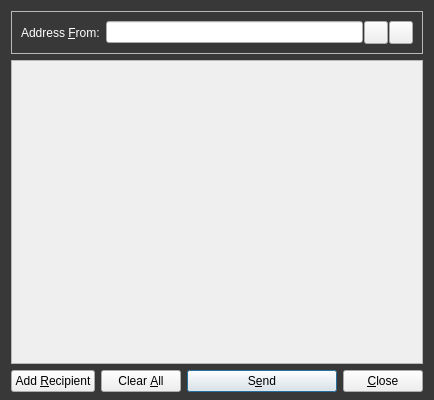
<?xml version="1.0" encoding="UTF-8"?>
<ui version="4.0">
 <class>SendMessagesDialog</class>
 <widget class="QDialog" name="SendMessagesDialog">
  <property name="geometry">
   <rect>
    <x>0</x>
    <y>0</y>
    <width>250</width>
    <height>400</height>
   </rect>
  </property>
  <property name="windowTitle">
   <string>Send Messages</string>
  </property>
  <property name="styleSheet">
   <string notr="true">#SendMessagesDialog { background-color: #383838; }</string>
  </property>
  <layout class="QVBoxLayout" name="verticalLayout" stretch="0,1,0">
   <property name="bottomMargin">
    <number>8</number>
   </property>
   <item>
    <widget class="QFrame" name="frameAddressFrom">
     <property name="sizePolicy">
      <sizepolicy hsizetype="Expanding" vsizetype="Expanding">
       <horstretch>0</horstretch>
       <verstretch>0</verstretch>
      </sizepolicy>
     </property>
     <property name="maximumSize">
      <size>
       <width>16777215</width>
       <height>16777215</height>
      </size>
     </property>
     <property name="frameShape">
      <enum>QFrame::StyledPanel</enum>
     </property>
     <property name="frameShadow">
      <enum>QFrame::Sunken</enum>
     </property>
     <layout class="QHBoxLayout" name="horizontalLayout_3">
      <item>
       <widget class="QLabel" name="addressFromLabel">
        <property name="styleSheet">
         <string notr="true">color: #ffffff;</string>
        </property>
        <property name="text">
         <string>Address &amp;From:</string>
        </property>
        <property name="buddy">
         <cstring>addressFrom</cstring>
        </property>
       </widget>
      </item>
      <item>
       <layout class="QHBoxLayout" name="horizontalLayout_4">
        <property name="spacing">
         <number>1</number>
        </property>
        <item>
         <widget class="QValidatedLineEdit" name="addressFrom"/>
        </item>
        <item>
         <widget class="QToolButton" name="addressBookButton">
          <property name="toolTip">
           <string>Choose address from address book</string>
          </property>
          <property name="text">
           <string/>
          </property>
          <property name="icon">
           <iconset resource="../bitcoin.qrc">
            <normaloff>:/icons/address-book</normaloff>:/icons/address-book</iconset>
          </property>
          <property name="shortcut">
           <string>Alt+A</string>
          </property>
         </widget>
        </item>
        <item>
         <widget class="QToolButton" name="pasteButton">
          <property name="toolTip">
           <string>Paste address from clipboard</string>
          </property>
          <property name="text">
           <string/>
          </property>
          <property name="icon">
           <iconset resource="../bitcoin.qrc">
            <normaloff>:/icons/editpaste</normaloff>:/icons/editpaste</iconset>
          </property>
          <property name="shortcut">
           <string>Alt+P</string>
          </property>
         </widget>
        </item>
       </layout>
      </item>
     </layout>
    </widget>
   </item>
   <item>
    <widget class="QScrollArea" name="scrollArea">
     <property name="widgetResizable">
      <bool>true</bool>
     </property>
     <widget class="QWidget" name="scrollAreaWidgetContents">
      <property name="geometry">
       <rect>
        <x>0</x>
        <y>0</y>
        <width>330</width>
        <height>298</height>
       </rect>
      </property>
      <layout class="QVBoxLayout" name="verticalLayout_2">
       <property name="leftMargin">
        <number>0</number>
       </property>
       <property name="topMargin">
        <number>0</number>
       </property>
       <property name="rightMargin">
        <number>0</number>
       </property>
       <property name="bottomMargin">
        <number>0</number>
       </property>
       <item>
        <layout class="QVBoxLayout" name="entries">
         <property name="spacing">
          <number>6</number>
         </property>
        </layout>
       </item>
       <item>
        <spacer name="verticalSpacer">
         <property name="orientation">
          <enum>Qt::Vertical</enum>
         </property>
         <property name="sizeHint" stdset="0">
          <size>
           <width>20</width>
           <height>40</height>
          </size>
         </property>
        </spacer>
       </item>
      </layout>
     </widget>
    </widget>
   </item>
   <item>
    <layout class="QHBoxLayout" name="horizontalLayout">
     <item>
      <widget class="QPushButton" name="addButton">
       <property name="toolTip">
        <string>Send to multiple recipients at once</string>
       </property>
       <property name="text">
        <string>Add &amp;Recipient</string>
       </property>
       <property name="icon">
        <iconset resource="../bitcoin.qrc">
         <normaloff>:/icons/add</normaloff>:/icons/add</iconset>
       </property>
       <property name="autoDefault">
        <bool>false</bool>
       </property>
      </widget>
     </item>
     <item>
      <widget class="QPushButton" name="clearButton">
       <property name="sizePolicy">
        <sizepolicy hsizetype="Minimum" vsizetype="Fixed">
         <horstretch>0</horstretch>
         <verstretch>0</verstretch>
        </sizepolicy>
       </property>
       <property name="toolTip">
        <string>Remove all transaction fields</string>
       </property>
       <property name="text">
        <string>Clear &amp;All</string>
       </property>
       <property name="icon">
        <iconset resource="../bitcoin.qrc">
         <normaloff>:/icons/remove</normaloff>:/icons/remove</iconset>
       </property>
       <property name="autoRepeatDelay">
        <number>300</number>
       </property>
       <property name="autoDefault">
        <bool>false</bool>
       </property>
      </widget>
     </item>
     <item>
      <spacer name="horizontalSpacer">
       <property name="orientation">
        <enum>Qt::Horizontal</enum>
       </property>
       <property name="sizeHint" stdset="0">
        <size>
         <width>40</width>
         <height>20</height>
        </size>
       </property>
      </spacer>
     </item>
     <item>
      <widget class="QPushButton" name="sendButton">
       <property name="minimumSize">
        <size>
         <width>150</width>
         <height>0</height>
        </size>
       </property>
       <property name="toolTip">
        <string>Confirm the send action</string>
       </property>
       <property name="text">
        <string>S&amp;end</string>
       </property>
       <property name="icon">
        <iconset resource="../bitcoin.qrc">
         <normaloff>:/icons/send</normaloff>:/icons/send</iconset>
       </property>
       <property name="default">
        <bool>true</bool>
       </property>
      </widget>
     </item>
     <item>
      <widget class="QPushButton" name="closeButton">
       <property name="text">
        <string>&amp;Close</string>
       </property>
       <property name="icon">
        <iconset resource="../bitcoin.qrc">
         <normaloff>:/icons/quit</normaloff>:/icons/quit</iconset>
       </property>
      </widget>
     </item>
    </layout>
   </item>
  </layout>
 </widget>
 <customwidgets>
  <customwidget>
   <class>QValidatedLineEdit</class>
   <extends>QLineEdit</extends>
   <header>qvalidatedlineedit.h</header>
  </customwidget>
 </customwidgets>
 <resources>
  <include location="../bitcoin.qrc"/>
 </resources>
 <connections/>
</ui>
